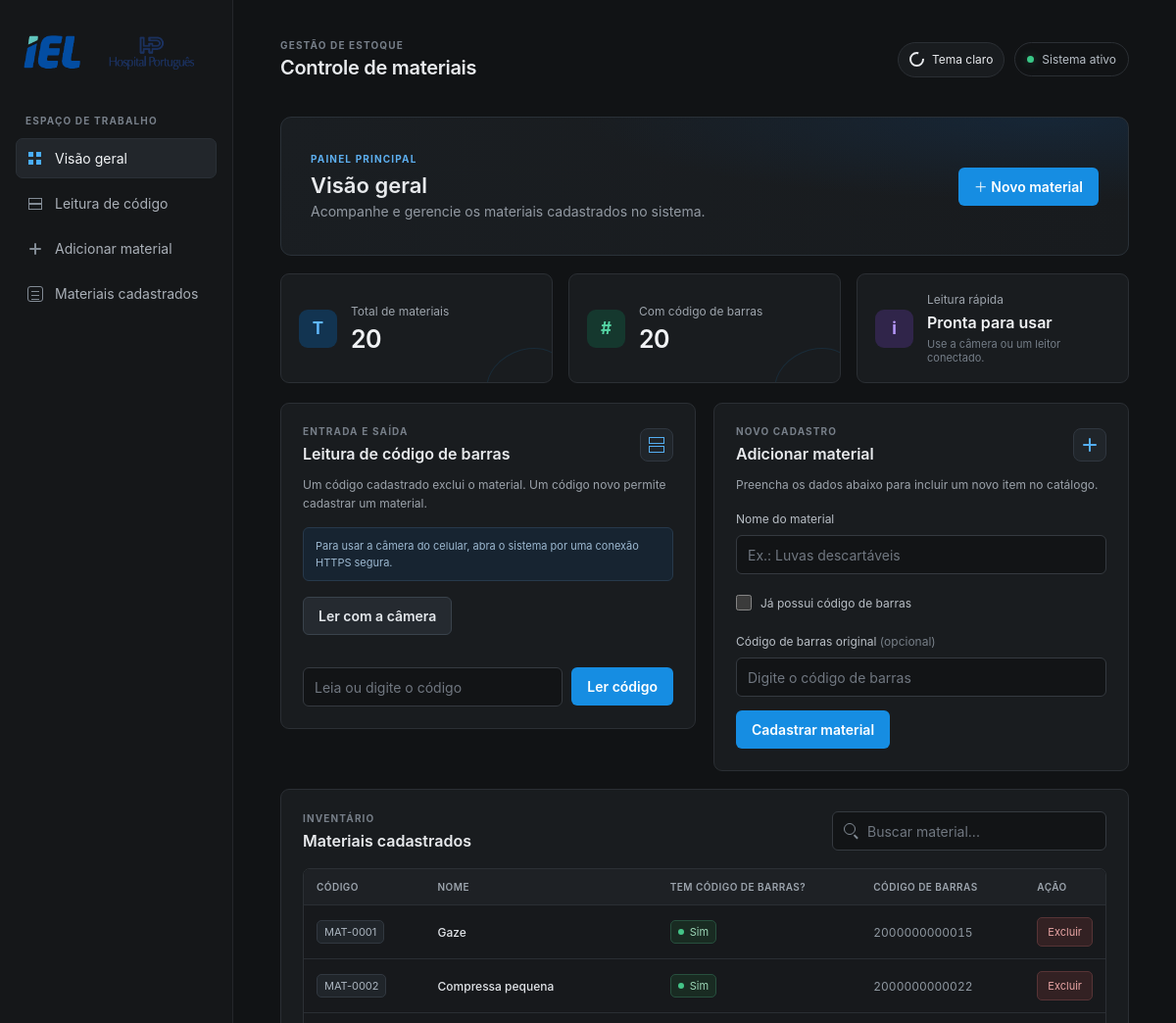
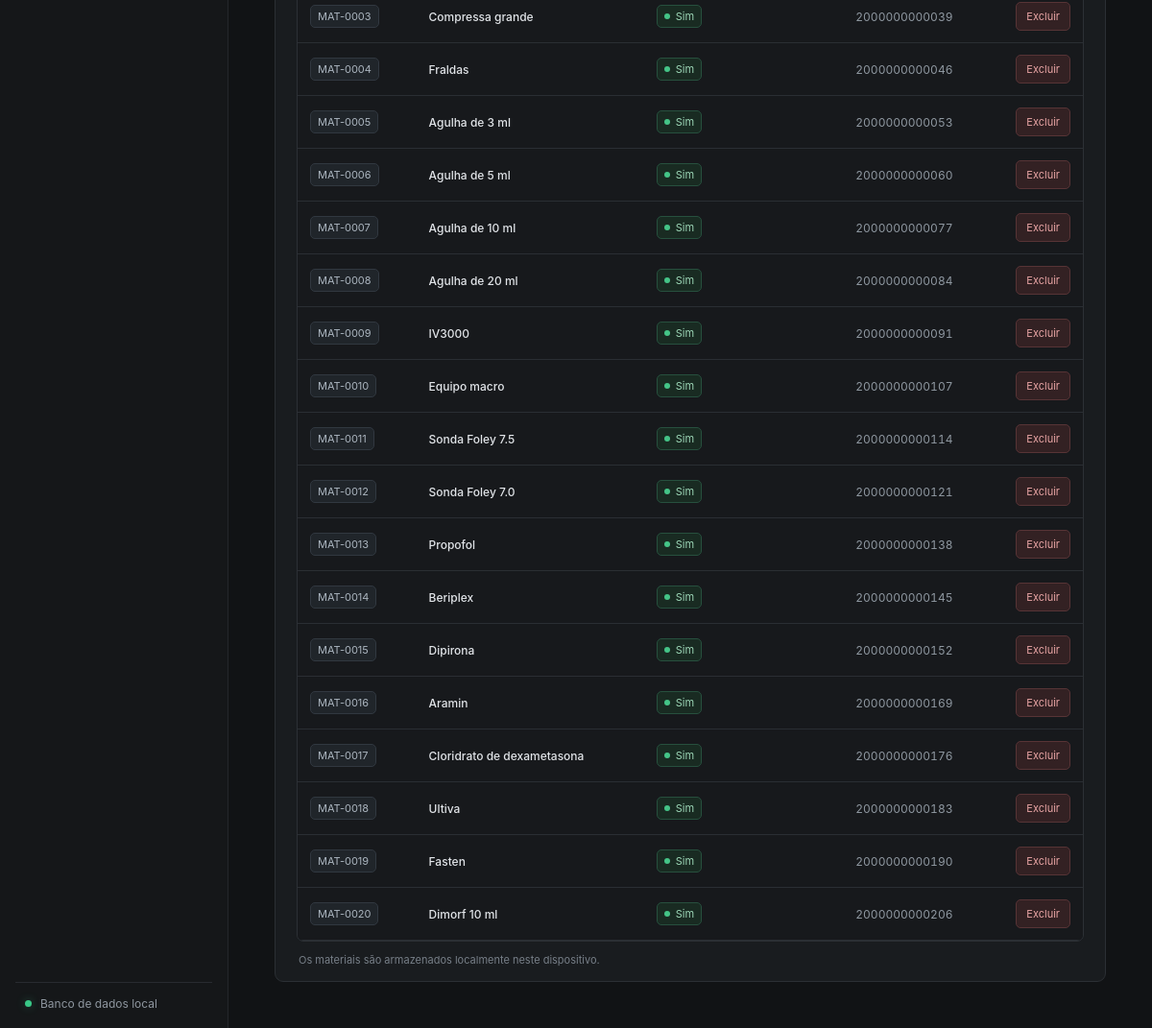
Before: / with the older database file (2 pictures, top to bottom).
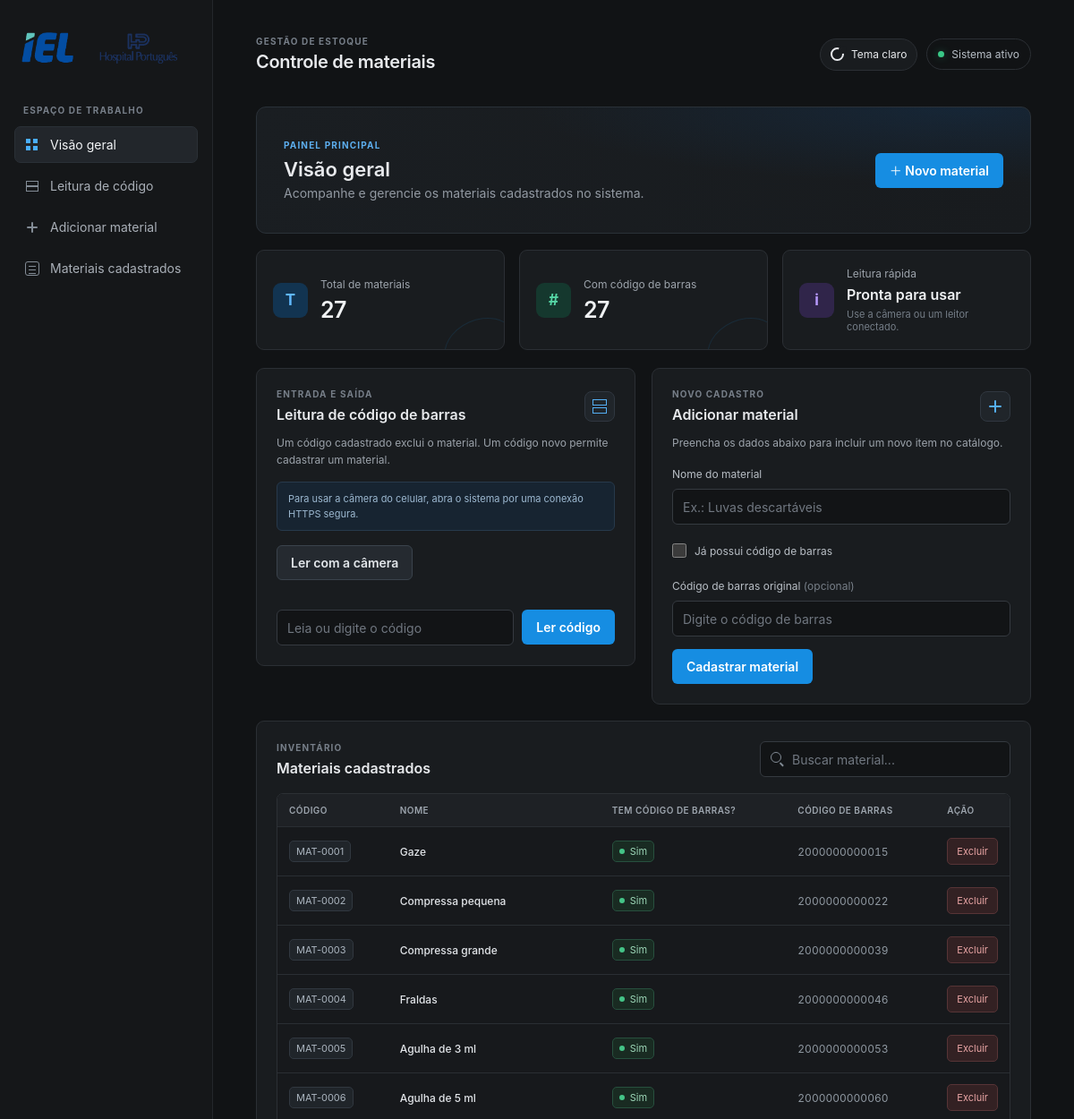
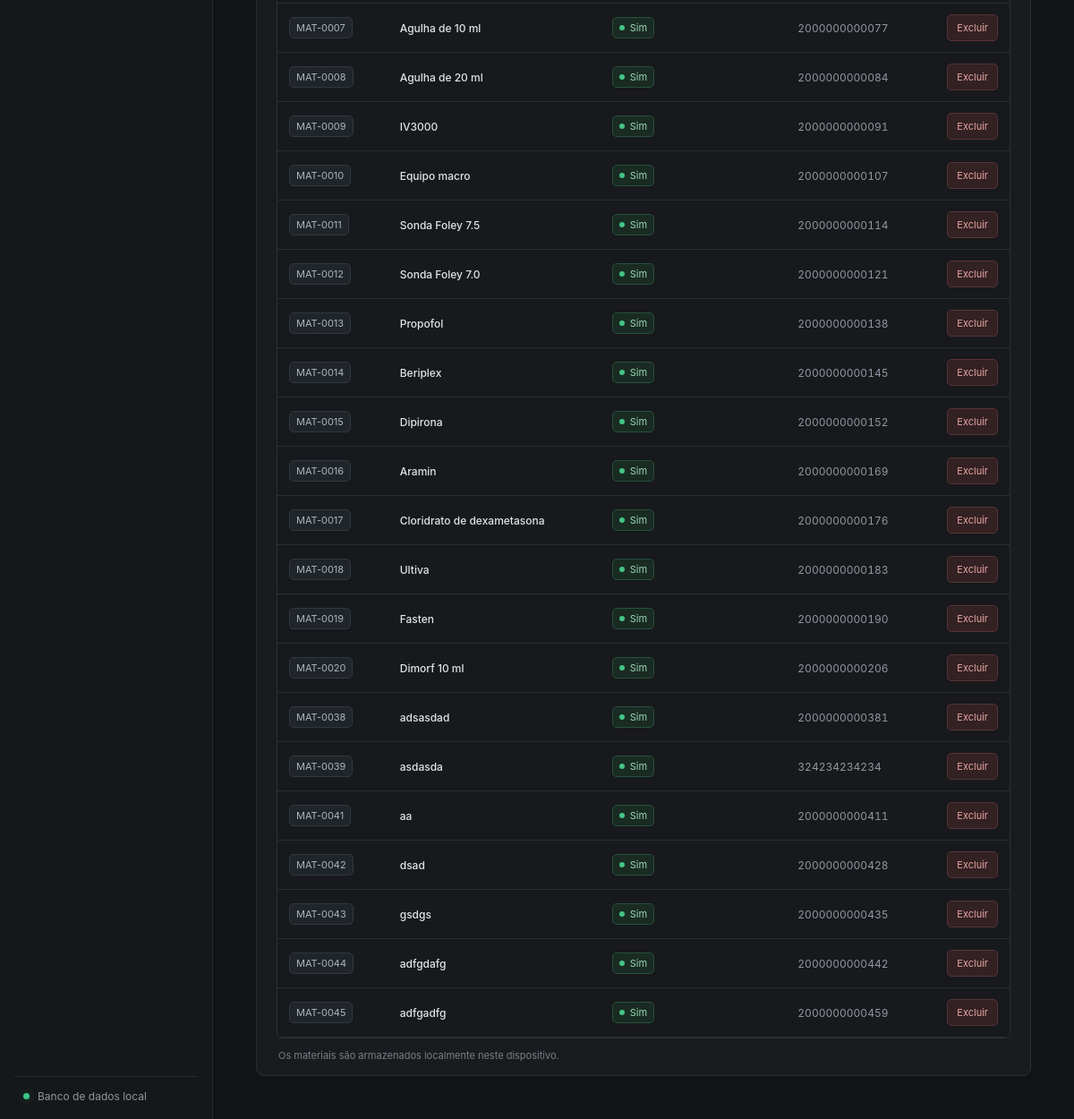
After: the same page with the newer database file (2 pictures, top to bottom).
### tables this page shows
CREATE TABLE materiais (
                    id INTEGER PRIMARY KEY AUTOINCREMENT,
                    nome TEXT NOT NULL COLLATE NOCASE UNIQUE,
                    tem_barras INTEGER NOT NULL,
                    codigo_barras TEXT NOT NULL DEFAULT ''
                );

### app.py (the view)
@app.route("/")
def inicio():
    materiais = listar_materiais()
    return render_template("main.html", materiais=materiais)

### app.py (called while the page is built)
def conectar_banco():
    connection = sqlite3.connect(app.config["DATABASE"])
    connection.row_factory = sqlite3.Row
    return connection

def listar_materiais():
    connection = conectar_banco()
    try:
        registros = connection.execute(
            "SELECT id, nome, tem_barras, codigo_barras FROM materiais ORDER BY id"
        ).fetchall()
        return [
            {
                "id": registro["id"],
                "codigo": f"MAT-{registro['id']:04d}",
                "nome": registro["nome"],
                "tem_barras": bool(registro["tem_barras"]),
                "codigo_barras": registro["codigo_barras"],
            }
            for registro in registros
        ]
    finally:
        connection.close()

### templates/main.html (shortened to what this page needs)
<!DOCTYPE html>
<html lang="pt-br">
<head>
    <link rel="stylesheet" href="{{ url_for('static', filename='main.css') }}">
</head>
<body>
    <div class="app-shell">
        <aside class="sidebar">
            <a class="brand" href="#painel" aria-label="IEL Hospital Português — início">
                <img id="logo" src="{{ url_for('static', filename='img/logo.hp.png') }}" alt="IEL Hospital Português">
            </a>
            <p class="sidebar-label">ESPAÇO DE TRABALHO</p>
            <nav class="sidebar-nav" aria-label="Navegação principal">
                <a class="nav-link active" href="#painel"><span class="nav-icon overview-icon"></span>Visão geral</a>
                <a class="nav-link" href="#leitura"><span class="nav-icon scan-icon"></span>Leitura de código</a>
                <a class="nav-link" href="#novo-material"><span class="nav-icon add-icon"></span>Adicionar material</a>
                <a class="nav-link" href="#catalogo"><span class="nav-icon list-icon"></span>Materiais cadastrados</a>
            </nav>
            <div class="sidebar-footer">
                <span class="status-dot"></span>
                <span>Banco de dados local</span>
            </div>
        </aside>
        <main class="main-content">
            <header class="topbar">
                <div>
                    <p class="eyebrow">GESTÃO DE ESTOQUE</p>
                    <h1>Controle de materiais</h1>
                </div>
                <div class="topbar-actions">
                    <button class="theme-toggle" id="theme-toggle" type="button"
                        aria-label="Alternar para tema claro" title="Alternar para tema claro">
                        <span class="theme-icon" aria-hidden="true"></span>
                        <span class="theme-label">Tema claro</span>
                    </button>
                    <span class="system-status"><span class="status-dot"></span>Sistema ativo</span>
                </div>
            </header>
            <section class="overview" id="painel">
                <div>
                    <p class="eyebrow">PAINEL PRINCIPAL</p>
                    <h2>Visão geral</h2>
                    <p>Acompanhe e gerencie os materiais cadastrados no sistema.</p>
                </div>
                <a class="primary-link" href="#novo-material">＋ Novo material</a>
            </section>
            {% set materiais_com_codigo = materiais | map(attribute='tem_barras') | sum %}
            <section class="stats-grid" aria-label="Resumo dos materiais">
                <article class="stat-card">
                    <div class="stat-icon blue-icon">T</div>
                    <div>
                        <p>Total de materiais</p>
                        <strong>{{ materiais | length }}</strong>
                    </div>
                    <span class="stat-decoration"></span>
                </article>
                <article class="stat-card">
                    <div class="stat-icon green-icon">#</div>
                    <div>
                        <p>Com código de barras</p>
                        <strong>{{ materiais_com_codigo }}</strong>
                    </div>
                    <span class="stat-decoration"></span>
                </article>
                <article class="stat-card helper-card">
                    <div class="stat-icon purple-icon">i</div>
                    <div>
                        <p>Leitura rápida</p>
                        <strong>Pronta para usar</strong>
                        <span class="stat-caption">Use a câmera ou um leitor conectado.</span>
                    </div>
                </article>
            </section>
            <section class="dashboard-grid">
                <article class="panel" id="leitura">
                    <div class="panel-heading">
                        <div>
                            <p class="eyebrow">ENTRADA E SAÍDA</p>
                            <h2>Leitura de código de barras</h2>
                        </div>
                        <span class="panel-mark scan-mark"></span>
                    </div>
                    <p class="panel-description">Um código cadastrado exclui o material. Um código novo permite cadastrar um material.</p>
                    <p class="notice">Para usar a câmera do celular, abra o sistema por uma conexão HTTPS segura.</p>
                    <div class="scanner-camera">
                        <div class="button-row">
                            <button class="cadbuttom secondary-button" id="start-camera" type="button">Ler com a câmera</button>
                        </div>
                        <p id="camera-status" role="status" aria-live="polite"></p>
                    </div>
                    <form class="form-row" id="barcode-form" action="{{ url_for('ler_codigo_barras') }}" method="post">
                        <input class="input" id="barcode-input" type="text" name="codigo_barras"
                            placeholder="Leia ou digite o código" autocomplete="off" required
                            {% if not codigo_pendente %}autofocus{% endif %}>
                        <button class="cadbuttom" type="submit">Ler código</button>
                    </form>
                </article>
                <article class="panel" id="novo-material">
                    <div class="panel-heading">
                        <div>
                            <p class="eyebrow">NOVO CADASTRO</p>
                            <h2>Adicionar material</h2>
                        </div>
                        <span class="panel-mark add-mark"></span>
                    </div>
                    <p class="panel-description">Preencha os dados abaixo para incluir um novo item no catálogo.</p>
                    <form class="product-form" action="{{ url_for('adicionar_produto') }}" method="post">
                        <label class="field-label" for="nome-produto">Nome do material</label>
                        <input class="input" id="nome-produto" type="text" name="nome"
                            placeholder="Ex.: Luvas descartáveis" required>
                        <label class="very">
                            <input type="checkbox" name="tem_barras">
                            <span>Já possui código de barras</span>
                        </label>
                        <label class="field-label" for="codigo-original">Código de barras original <span>(opcional)</span></label>
                        <input class="input" id="codigo-original" type="text" name="codigo_barras"
                            placeholder="Digite o código de barras">
                        <button class="cadbuttom" type="submit">Cadastrar material</button>
                    </form>
                </article>
            </section>
            <section class="panel catalog-panel" id="catalogo">
                <div class="panel-heading catalog-heading">
                    <div>
                        <p class="eyebrow">INVENTÁRIO</p>
                        <h2>Materiais cadastrados</h2>
                    </div>
                    <label class="search-box" for="busca-produtos">
                        <span class="search-icon" aria-hidden="true"></span>
                        <input class="input" id="busca-produtos" type="search"
                            placeholder="Buscar material..." autocomplete="off">
                    </label>
                </div>
                <div class="table-wrap">
                    <table class="table">
                        <thead>
                            <tr>
                                <th>Código</th>
                                <th>Nome</th>
                                <th>Tem código de barras?</th>
                                <th>Código de barras</th>
                                <th>Ação</th>
                            </tr>
                        </thead>
                        <tbody>
                            {% for produto in materiais %}
                            <tr data-produto>
                                <td><span class="code-badge">{{ produto.codigo }}</span></td>
                                <td class="product-name">{{ produto.nome }}</td>
                                <td>
                                    <span class="barcode-badge {{ 'available' if produto.tem_barras else 'unavailable' }}">
                                        <span></span>{{ "Sim" if produto.tem_barras else "Não" }}
                                    </span>
                                </td>
                                <td class="barcode-value">{{ produto.codigo_barras }}</td>
                                <td class="acao">
                                    <form action="{{ url_for('excluir_material', material_id=produto.id) }}" method="post"
                                        onsubmit="return confirm('Deseja excluir este material?');">
                                        <button class="excluir" type="submit">Excluir</button>
                                    </form>
                                </td>
                            </tr>
                            {% endfor %}
                        </tbody>
                    </table>
                </div>
                <p class="table-footnote">Os materiais são armazenados localmente neste dispositivo.</p>
            </section>
        </main>
    </div>
</body>
</html>

Changed rows visible on the page:
added materiais: codigo "MAT-0038", nome "adsasdad", tem_barras "Sim", codigo_barras "2000000000381"
added materiais: codigo "MAT-0039", nome "asdasda", tem_barras "Sim", codigo_barras "324234234234"
added materiais: codigo "MAT-0041", nome "aa", tem_barras "Sim", codigo_barras "2000000000411"
added materiais: codigo "MAT-0042", nome "dsad", tem_barras "Sim", codigo_barras "2000000000428"
added materiais: codigo "MAT-0043", nome "gsdgs", tem_barras "Sim", codigo_barras "2000000000435"
added materiais: codigo "MAT-0044", nome "adfgdafg", tem_barras "Sim", codigo_barras "2000000000442"
added materiais: codigo "MAT-0045", nome "adfgadfg", tem_barras "Sim", codigo_barras "2000000000459"
Other visible differences:
{{ materiais | length }}: "20" → "27"
{{ materiais_com_codigo }}: "20" → "27"
